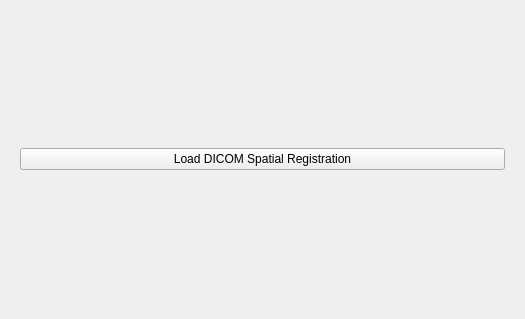
<?xml version="1.0" encoding="UTF-8"?>
<ui version="4.0">
 <class>qSlicerDicomSroImportExportModule</class>
 <widget class="qSlicerWidget" name="qSlicerDicomSroImportExportModule">
  <property name="geometry">
   <rect>
    <x>0</x>
    <y>0</y>
    <width>525</width>
    <height>319</height>
   </rect>
  </property>
  <property name="windowTitle">
   <string>Form</string>
  </property>
  <layout class="QGridLayout" name="gridLayout">
   <item row="0" column="0" colspan="2">
    <widget class="ctkCollapsibleButton" name="CTKCollapsibleButton" native="true">
     <property name="text" stdset="0">
      <string>Display</string>
     </property>
     <layout class="QVBoxLayout" name="verticalLayout_3">
      <item>
       <widget class="QPushButton" name="pushButton_LoadDicomSro">
        <property name="text">
         <string>Load DICOM Spatial Registration</string>
        </property>
       </widget>
      </item>
     </layout>
    </widget>
   </item>
  </layout>
 </widget>
 <customwidgets>
  <customwidget>
   <class>ctkCollapsibleButton</class>
   <extends>QWidget</extends>
   <header>ctkCollapsibleButton.h</header>
   <container>1</container>
  </customwidget>
  <customwidget>
   <class>qSlicerWidget</class>
   <extends>QWidget</extends>
   <header>qSlicerWidget.h</header>
   <container>1</container>
  </customwidget>
 </customwidgets>
 <resources/>
 <connections/>
</ui>
